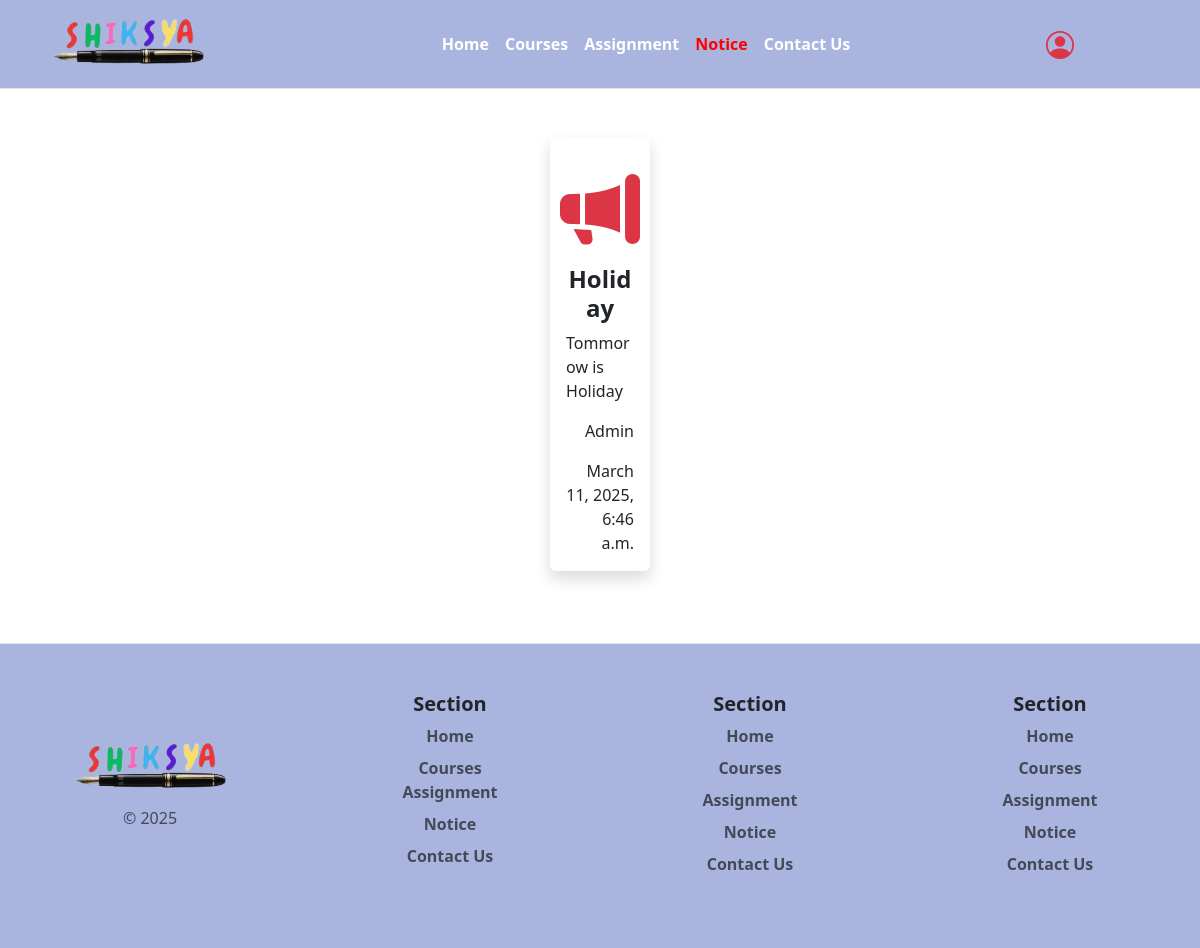
/notice, run on an earlier commit of the app's database.
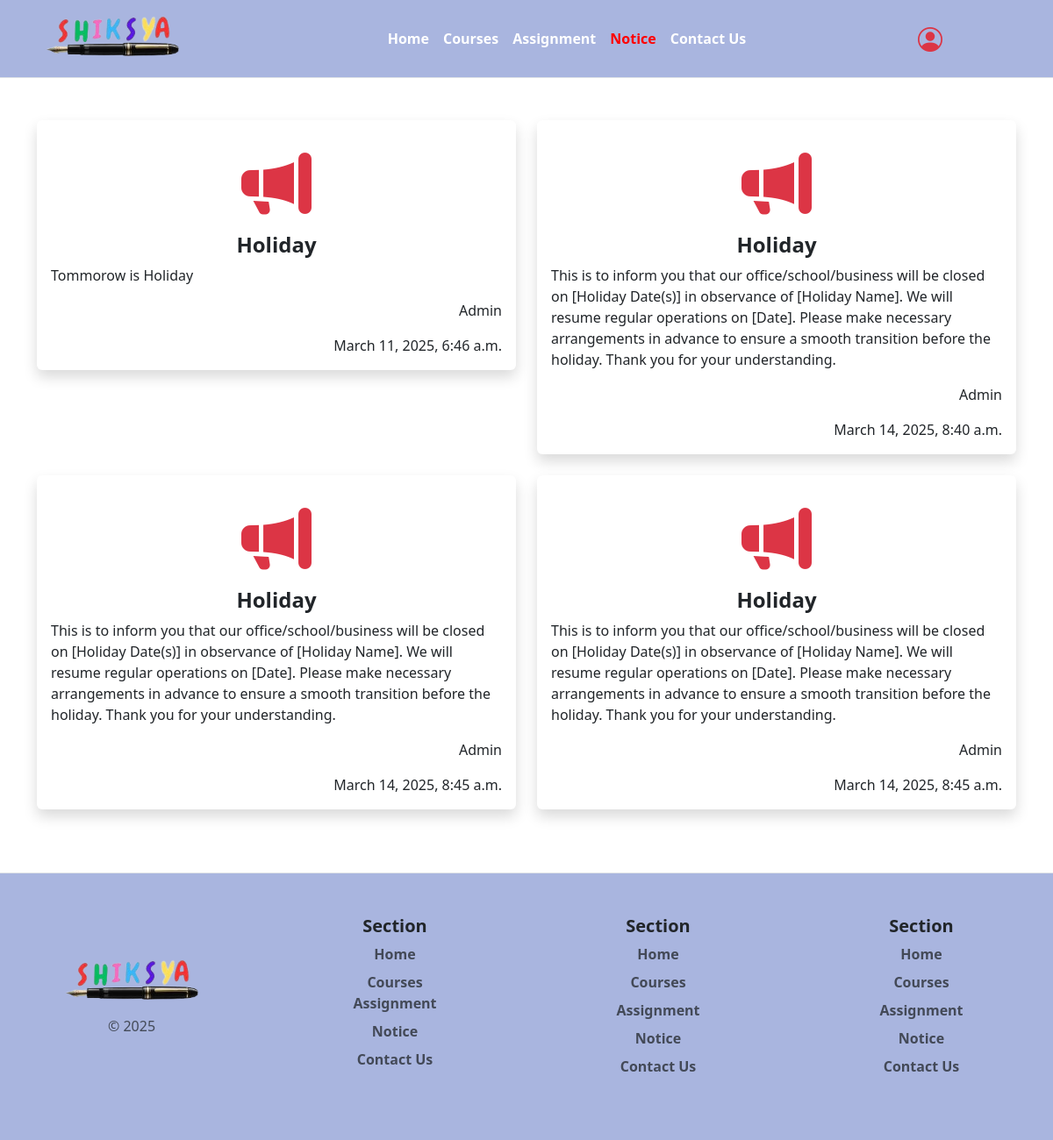
And on a later commit of the database.
### userpages/models.py (models this page shows, shortened)
class Notice(models.Model):
    title= models.CharField(max_length=500)
    content= models.TextField()
    created_at = models.DateTimeField(auto_now_add=True)
    author=models.CharField(max_length=200)

### userpages/views.py (the view)
# urls.py: path('notice',notice,name='notice'),
def notice(request):
    context = {
        'notice' : Notice.objects.all()
    }
    return render(request,"userpage/notice.html",context)

### templates/userpage/notice.html
{% extends "base.html" %}
{% block main-content %}
<div class="container d-flex justify-content-center my-5">
    <div class="row justify-content-center">
        {% for item in notice %}
        <div class="col-md-8 col-sm-12 col-lg-6 mb-4">
            <div class="card shadow border-0">
                <div class="card-body">
                    <i class="bi bi-megaphone-fill d-flex justify-content-center py-3 text-danger display-1"></i>
                    <h4 class="card-title text-center fw-bold">{{ item.title }}</h4>
                    <p class="card-text">{{ item.content }}</p>
                    <p class="card-text text-end">{{ item.author }}</p>
                    <p class="card-text text-end">{{ item.created_at }}</p>
                </div>
            </div>
        </div>
        {% endfor %}
    </div>
</div>
{% endblock main-content %}

### templates/base.html (shortened to what this page needs)
<!DOCTYPE html>
{% load static %}
<html lang="en">
<head>
    <link rel="stylesheet" href="{% static 'css/style.css' %}">
    <link href="https://cdn.jsdelivr.net/npm/bootstrap@5.3.3/dist/css/bootstrap.min.css" rel="stylesheet"
>
    <link rel="stylesheet" href="https://cdn.jsdelivr.net/npm/bootstrap-icons@1.11.3/font/bootstrap-icons.min.css">
    <link rel="stylesheet" href="https://cdnjs.cloudflare.com/ajax/libs/OwlCarousel2/2.3.4/assets/owl.carousel.css"
 />
    <link rel="stylesheet" href="https://cdnjs.cloudflare.com/ajax/libs/OwlCarousel2/2.3.4/assets/owl.theme.default.css"
 />
</head>
<body>
    {% include "components/header.html" %}
    {% block main-content %}
    {% endblock%}
    {% include "components/footer.html" %}
</body>
</html>

### templates/components/header.html
<header
    class="d-flex flex-wrap align-items-center justify-content-center justify-content-md-between py-3 mb-4 border-bottom px-5"
    style="background-color: #A9B5DF;">
    <div class="col-md-3 mb-2 mb-md-0">
        <a href="/" class="d-inline-flex text-decoration-none text-white fw-bold fs-2"
            style="font-family: 'Courier New', Courier, monospace;">
            <img src="/static/images/logo.png" alt="" height="50px">
        </a>
    </div>
    <ul class="nav col-12 col-md-auto mb-2 justify-content-center mb-md-0">
        <li><a href="/"
                class="nav-link px-2 text-white fw-bold {% if request.path == '/' %} active {% endif %}">Home</a></li>
        <li><a href="{% url 'allcourses' %}"
                class="nav-link px-2 text-white fw-bold {% if request.path == '/all_courses' %} active {% endif %}">
                Courses</a></li>
        <li><a href="viewassignment" class="nav-link px-2 text-white fw-bold {% if request.path == '/viewassignment' %} active {% endif %}">
                Assignment</a></li>
        <li><a href="{% url 'notice' %}" class="nav-link px-2 text-white fw-bold {% if request.path == '/notice' %} active {% endif %}">
                Notice</a></li>
        <li><a href="#" class="nav-link px-2 text-white fw-bold {% if request.path == '#' %} active {% endif %}">
                Contact Us</a></li>
    </ul>
    <div class="col-md-2 text-center">
        {% if user.is_authenticated %}
        <div class="dropdown">
            <a href="#" class="text-decoration-none text-danger" id="userDropdown" data-bs-toggle="dropdown"
                aria-expanded="false">
                <i class="bi bi-person-circle"></i> {{user.username}}
                <i class="bi bi-chevron-down"></i>
            </a>
            <ul class="dropdown-menu my-4 mx-3 border-0 text-white" style="background-color: #A9B5DF;"
                aria-labelledby="userDropdown">
                <li><a class="dropdown-item" href="{% url 'profile' %}">Profile</a></li>
                <li><a class="dropdown-item" href="{% url 'ChangePassword' %}">Change Password</a></li>
                <li><a class="dropdown-item" href="{% url 'logout' %}">Logout</a></li>
            </ul>
        </div>
        {% else %}
        <a href="{% url 'login' %}" class="text-danger fs-3"><i class="bi bi-person-circle"></i></a>
        {% endif %}
    </div>
</header>

### templates/components/footer.html
<div class="container-fluid" style="background-color: #A9B5DF; width: 100%;">
  <footer class="row py-5 mt-4 border-top text-center">
    <div class="col-12 col-sm-6 col-md-3 mb-3">
      <a href="/" class="d-flex align-items-center mb-3 link-body-emphasis text-decoration-none justify-content-center">
        <img src="/static/images/logo.png" alt="" height="50px" class="mt-5">
      </a>
      <p class="text-body-secondary">© 2025</p>
    </div>
    <div class="col-12 col-sm-6 col-md-3 mb-3">
      <h5 class="fw-bold">Section</h5>
      <ul class="nav flex-column">
        <li class="nav-item mb-2 text-secondary fw-bold"><a href="#" class="nav-link p-0 text-body-secondary">Home</a></li>
        <li class="nav-item mb- text-secondary fw-bold"><a href="#" class="nav-link p-0 text-body-secondary">Courses</a></li>
        <li class="nav-item mb-2 text-secondary fw-bold"><a href="#" class="nav-link p-0 text-body-secondary">Assignment</a></li>
        <li class="nav-item mb-2 text-secondary fw-bold"><a href="#" class="nav-link p-0 text-body-secondary">Notice</a></li>
        <li class="nav-item mb-2 text-secondary fw-bold"><a href="#" class="nav-link p-0 text-body-secondary">Contact Us</a></li>
      </ul>
    </div>
    <div class="col-12 col-sm-6 col-md-3 mb-3">
      <h5 class="fw-bold">Section</h5>
      <ul class="nav flex-column">
        <li class="nav-item mb-2 text-secondary fw-bold"><a href="#" class="nav-link p-0 text-body-secondary">Home</a></li>
        <li class="nav-item mb-2 text-secondary fw-bold"><a href="#" class="nav-link p-0 text-body-secondary">Courses</a></li>
        <li class="nav-item mb-2 text-secondary fw-bold"><a href="#" class="nav-link p-0 text-body-secondary">Assignment</a></li>
        <li class="nav-item mb-2 text-secondary fw-bold"><a href="#" class="nav-link p-0 text-body-secondary">Notice</a></li>
        <li class="nav-item mb-2 text-secondary fw-bold"><a href="#" class="nav-link p-0 text-body-secondary">Contact Us</a></li>
      </ul>
    </div>
    <div class="col-12 col-sm-6 col-md-3 mb-3">
      <h5 class="fw-bold">Section</h5>
      <ul class="nav flex-column">
        <li class="nav-item mb-2 text-secondary fw-bold"><a href="#" class="nav-link p-0 text-body-secondary">Home</a></li>
        <li class="nav-item mb-2 text-secondary fw-bold"><a href="#" class="nav-link p-0 text-body-secondary">Courses</a></li>
        <li class="nav-item mb-2 text-secondary fw-bold"><a href="#" class="nav-link p-0 text-body-secondary">Assignment</a></li>
        <li class="nav-item mb-2 text-secondary fw-bold"><a href="#" class="nav-link p-0 text-body-secondary">Notice</a></li>
        <li class="nav-item mb-2 text-secondary fw-bold"><a href="#" class="nav-link p-0 text-body-secondary">Contact Us</a></li>
      </ul>
    </div>
  </footer>
</div>

### static/css/style.css (style rules this page uses)
:root { --main-color:#5e17eb; }
header { color: var(--main-color); }

### templates/base.html (style rules this page uses)
.nav-link.active { color: red !important; }

What changed in the data, as far as the page shows it:
added Notice: title "Holiday", content "This is to inform you that our office/school/business will be closed on [Holiday Date(s)] in observance of [Holiday Name]. We will resume regular operations on [Date]. Please make necessary arrangements in advance to ensure a smooth transition before the holiday. Thank you for your understanding.", author "Admin", created_at "March 14, 2025, 8:40 a.m."
added Notice: title "Holiday", content "This is to inform you that our office/school/business will be closed on [Holiday Date(s)] in observance of [Holiday Name]. We will resume regular operations on [Date]. Please make necessary arrangements in advance to ensure a smooth transition before the holiday. Thank you for your understanding.", author "Admin", created_at "March 14, 2025, 8:45 a.m."
added Notice: title "Holiday", content "This is to inform you that our office/school/business will be closed on [Holiday Date(s)] in observance of [Holiday Name]. We will resume regular operations on [Date]. Please make necessary arrangements in advance to ensure a smooth transition before the holiday. Thank you for your understanding.", author "Admin", created_at "March 14, 2025, 8:45 a.m."
